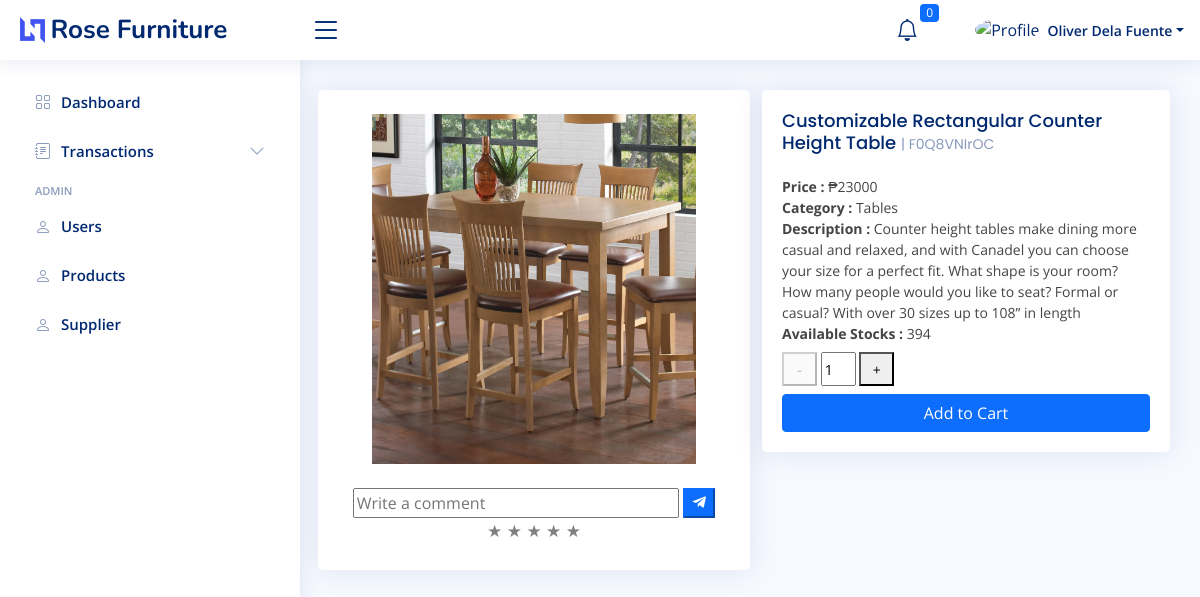
/ecommerce/product?id=2&code=F0Q8VNIrOC (signed in), run on the app's committed database.
### tables this page shows
CREATE TABLE `tbl_users` (
  `user_id` int(11) NOT NULL,
  `first_name` varchar(100) DEFAULT NULL,
  `last_name` varchar(100) DEFAULT NULL,
  `address` varchar(250) DEFAULT NULL,
  `contact_no` varchar(50) DEFAULT NULL,
  `username` varchar(100) DEFAULT NULL,
  `password` varchar(100) DEFAULT NULL,
  `email` varchar(100) DEFAULT NULL,
  `group_code` int(11) DEFAULT NULL,
  `logistic_id` int(11) DEFAULT 0,
  `status` int(11) DEFAULT 1
);

CREATE TABLE `tbl_products` (
  `product_id` int(11) NOT NULL,
  `product_code` varchar(100) DEFAULT NULL,
  `product_name` varchar(100) DEFAULT NULL,
  `product_price` varchar(100) DEFAULT NULL,
  `product_quantity` varchar(100) DEFAULT NULL,
  `product_category` varchar(100) DEFAULT NULL,
  `product_description` varchar(1000) DEFAULT NULL,
  `product_image` varchar(100) DEFAULT NULL,
  `supplier_id` int(11) DEFAULT NULL,
  `product_status` varchar(100) DEFAULT '1'
);

### ecommerce/product.php (the view, shortened to what this page needs)
<?php include '../includes/header_ecommerce.php'; ?>
<?php
@require_once '../database/connection.php';
$product_code = $_GET['code'];
$id = $_GET['id'];
$query = $conn->query("SELECT * FROM `tbl_products` WHERE `product_code` = '$product_code' AND  product_id = '$id' ");
$row = $query->fetch_assoc();
?>
    <section class="section dashboard">
      <div class="row">
        <div class="col-lg-6">
          <div class="row">
              <div class="card info-card customers-card">
                <div class="p-4 text-center">
                <img src="../ecommerce/uploads/<?= $row['product_image'] ?>" width="90%" height="350px" alt="">
                </div>
  <div class="text-center">
    <input type="text" class="" id="comment_text" placeholder="Write a comment" style="width: 80%;">
    <button type="button" class="btn-primary submit" id="submit"><i class='bx bxl-telegram'></i></button>
            <div class="rating">
          <span class="star" data-rating="1">&#9733;</span>
          <span class="star" data-rating="2">&#9733;</span>
          <span class="star" data-rating="3">&#9733;</span>
          <span class="star" data-rating="4">&#9733;</span>
          <span class="star" data-rating="5">&#9733;</span>
        </div>
  </div>
  <div>
  </div>
              </div>
          </div>
        </div>
        <div class="col-lg-6">
          <div class="card">
            <div class="card-body">
              <h5 class="card-title"><?= $row['product_name'] ?> <span>| <?= $row['product_code'] ?></span></h5>
              <div class="activity">
                <div class="activity-item d-flex">
                  <div style="margin-right: 5px;"><b>Price : </b>₱<?= $row['product_price'] ?></div>
                </div>
                <div class="activity-item d-flex">
                  <div style="margin-right: 5px;"><b>Category : </b><?= $row['product_category'] ?></div>
                </div>
                <div class="activity-item d-flex">
                  <div class="" style="margin-right: 5px;"><b>Description : </b><?= $row['product_description'] ?></div>
                </div>
                <div class="activity-item d-flex">
                  <div style="margin-right: 5px;"><b>Available Stocks : </b><?= $row['product_quantity'] ?>
                <input type="hidden" id="limitQty" value="<?= $row['product_quantity'] ?>"></div>
                </div>
                <div class="mt-2">
                  <button id="countMinus" style="width: 35px; height: 34px;">-</button>
                  <input type="text" id="count" value="1" readonly style="width: 35px; height: 34px;">
                  <button id="countPlus" style="width: 35px; height: 34px;">+</button>
                  <button class="btn btn-primary w-100 mt-2 addItem">Add to Cart</button>
                </div>
              </div>
            </div>
          </div>
        </div>
      </div>
    </section>
  <?php include '../includes/footer_ecommerce.php'; ?>

### includes/header_ecommerce.php (shortened to what this page needs)
<?php
@require_once '../database/connection.php';
$curPageName = substr($_SERVER["SCRIPT_NAME"], strrpos($_SERVER["SCRIPT_NAME"], "/") + 1);
$getID     = $_SESSION['user_id'];
$queryUser = $conn->query("SELECT * FROM `tbl_users` WHERE `user_id` = '" . $getID . "' ");
$user      = $queryUser->fetch_assoc();
@$date = new DateTime('now', new DateTimeZone('Asia/Manila'));
@$new_date = @$date->format('Y-m-d H:i:s');
@$sqlDate = mysqli_query($conn, "SELECT date_completed FROM tbl_order_detail_items WHERE refund_status = 1 ");
@$fetchDate = mysqli_fetch_assoc($sqlDate);
if(@$new_date > @$fetchDate['date_completed']){
  @$updateRefund = "UPDATE tbl_order_detail_items SET refund_status = 0 WHERE refund_status = 1 ";
  mysqli_query($conn, $updateRefund);
}
?>
<!DOCTYPE html>
<html lang="en">
<head>
  <link href="https://cdn.jsdelivr.net/npm/select2@4.1.0-rc.0/dist/css/select2.min.css" rel="stylesheet" />
  <link rel="stylesheet" href="https://cdnjs.cloudflare.com/ajax/libs/font-awesome/6.4.2/css/all.min.css" />
  <link href="assets/vendor/bootstrap-icons/bootstrap-icons.css" rel="stylesheet">
  <link href="assets/vendor/boxicons/css/boxicons.min.css" rel="stylesheet">
  <link href="assets/vendor/quill/quill.snow.css" rel="stylesheet">
  <link href="assets/vendor/quill/quill.bubble.css" rel="stylesheet">
  <link href="assets/vendor/remixicon/remixicon.css" rel="stylesheet">
  <link href="assets/css/bootstrap.min.css" rel="stylesheet">
  <link rel="stylesheet" href="assets/css/bsDatatable.css">
  <link href="https://cdn.jsdelivr.net/npm/sweetalert2@11.7.32/dist/sweetalert2.min.css" rel="stylesheet">
  <link href="assets/css/style.css" rel="stylesheet">
</head>
<body>
  <header id="header" class="header fixed-top d-flex align-items-center">
    <div class="d-flex align-items-center justify-content-between">
      <a href="home" class="logo d-flex align-items-center">
        <img src="assets/img/logo.png" alt="">
        <span class="d-none d-lg-block">Rose Furniture</span>
      </a>
      <i class="bi bi-list toggle-sidebar-btn"></i>
    </div>
    <nav class="header-nav ms-auto">
      <ul class="d-flex align-items-center">
        <li class="nav-item dropdown">
          <a class="nav-link nav-icon" href="#" data-bs-toggle="dropdown">
            <i class="bi bi-bell"></i>
            <span class="badge bg-primary badge-number">
              <?php
              $sqlCountAdmin = mysqli_query($conn, "SELECT COUNT(notification_id) as 'id' FROM tbl_notifications WHERE receiver_id = '" . $_SESSION['user_id'] . "' AND status = 1 ");
              $rowCoundAdmin = mysqli_fetch_assoc($sqlCountAdmin);
              echo $rowCoundAdmin['id'];
              ?>
            </span>
          </a>
        </li>
        <li class="nav-item dropdown pe-3">
          <a class="nav-link nav-profile d-flex align-items-center pe-0" href="#" data-bs-toggle="dropdown">
            <img src="https://th.bing.com/th/id/OIP.LG6UqvINZmEBMrUzrhADJAHaHa?pid=ImgDet&rs=1" alt="Profile" class="rounded-circle">
            <span class="d-none d-md-block dropdown-toggle ps-2"><?php echo $user['first_name'] ?> <?php echo $user['last_name'] ?></span>
          </a>
        </li>
      </ul>
    </nav>
  </header>
  <aside id="sidebar" class="sidebar">
    <ul class="sidebar-nav" id="sidebar-nav">
      <?php
      if ($_SESSION['group_code'] == 1 || $_SESSION['group_code'] == 5  || $_SESSION['group_code'] == 4) {
      ?>
        <li class="nav-item">
          <a class="nav-link <?php if ($curPageName != "dashboard.php") {
                                echo 'collapsed';
                              } ?>" href="dashboard">
            <i class="bi bi-grid"></i>
            <span>Dashboard</span>
          </a>
        </li>
      <?php
      }else if($_SESSION['group_code'] == 3){
      }
      ?>
      <?php
      if ($_SESSION['group_code'] == 2) {
      ?>
        <li class="nav-item">
          <a class="nav-link <?php if ($curPageName != "my_cart.php") {
                                echo 'collapsed';
                              } ?>" href="../ecommerce/my_cart">
            <i class="bx bx-cart-alt"></i><span>My Cart</span>
            <?php
            $cartSelect = $conn->query("SELECT COUNT(cart_id) AS 'count' FROM tbl_cart_items WHERE user_id = '$getID' AND status = 1 ");
            $cartItem = $cartSelect->fetch_assoc();
            ?>
            <div class="text-end" style="margin-left: 5px;">
              <span class="badge bg-success badge-number"><?= $cartItem['count'] ?></span>
            </div>
          </a>
        </li>
        <li class="nav-item">
          <a class="nav-link <?php if ($curPageName != "my_purchase.php") {
                                echo 'collapsed';
                              } ?>" href="../ecommerce/my_purchase?history=to_pay">
            <i class="bi bi-menu-button-wide"></i><span>My Purchase</span>
            <!-- <?php
                  $cartSelect = $conn->query("SELECT COUNT(order_id) AS 'count' FROM tbl_order_detail_items WHERE user_id = '$getID' AND status = 1 ");
                  $cartItem = $cartSelect->fetch_assoc();
                  ?>
             <div class="text-end" style="margin-left: 5px;">
            <span class="badge bg-success badge-number"><?= $cartItem['count'] ?></span>
            </div> -->
          </a>
        </li>
<!--
        <li class="nav-item">
          <a class="nav-link <?php if ($curPageName != "cancelled_transactions.php") {
                                echo 'collapsed';
                              } ?>" href="cancelled_transactions">
            <i class="bi bi-menu-button-wide"></i><span>Completed Transactions</span>
          </a>
        </li>
        <li class="nav-item">
          <a class="nav-link <?php if ($curPageName != "cancelled_transactions.php") {
                                echo 'collapsed';
                              } ?>" href="cancelled_transactions">
            <i class="bi bi-menu-button-wide"></i><span>Cancelled Transactions</span>
          </a>
        </li> -->
      <?php
      } else if ($_SESSION['group_code'] == 1 || $_SESSION['group_code'] == 5) {
      ?>
        <li class="nav-item">
          <a class="nav-link collapsed" data-bs-target="#forms-nav" data-bs-toggle="collapse" href="#">
            <i class="bi bi-journal-text"></i><span>Transactions</span><i class="bi bi-chevron-down ms-auto"></i>
          </a>
        </li>
      <?php
      } else if ($_SESSION['group_code'] == 3) {
      ?>
        <li class="nav-item">
          <a class="nav-link collapsed" data-bs-target="#forms-nav" data-bs-toggle="collapse" href="#">
            <i class="bi bi-journal-text"></i><span>Transactions</span><i class="bi bi-chevron-down ms-auto"></i>
          </a>
          <ul id="forms-nav" class="nav-content collapsed collapse
        <?php
        if ($curPageName == "for_pickup.php" || $curPageName == "receiving.php" || $curPageName == "delivery.php" || $curPageName == "for_refund.php") {
          echo 'show';
        }
        ?>" data-bs-parent="#sidebar-nav">
            <li>
              <a href="receiving">
                <i class="bi bi-circle" style="<?php if ($curPageName == "receiving.php") {
                                                  echo 'background: darkblue;';
                                                } ?>"></i><span>My Receiving</span>
              </a>
            </li>
            <li>
              <a href="delivery">
                <i class="bi bi-circle" style="<?php if ($curPageName == "delivery.php") {
                                                  echo 'background: darkblue;';
                                                } ?>"></i><span>To Deliver</span>
              </a>
            </li>
            <li>
              <a href="for_refund">
                <i class="bi bi-circle" style="<?php if ($curPageName == "for_refund.php") {
                                                  echo 'background: darkblue;';
                                                } ?>"></i><span>For Refund</span>
              </a>
            </li>
            <li>
              <a href="for_pickup">
                <i class="bi bi-circle" style="<?php if ($curPageName == "for_pickup.php") {
                                                  echo 'background: darkblue;';
                                                } ?>"></i><span>For Pick Up of Customer</span>
              </a>
            </li>
          </ul>
        </li>
      <?php
      }
      ?>
      <?php
      if ($_SESSION['group_code'] == 5 || $_SESSION['group_code'] == 1 || $_SESSION['group_code'] == 4) {
      ?>
      <?php
        if($_SESSION['group_code'] == 1){
          ?>
                  <li class="nav-heading">Admin</li>
        <li class="nav-item">
          <a class="nav-link <?php if ($curPageName != "users.php") {
                                echo 'collapsed';
                              } ?>" href="users">
            <i class="bi bi-person"></i>
            <span>Users</span>
          </a>
        </li>
          <?php
        }else if($_SESSION['group_code'] == 2){
          ?>
                  <li class="nav-heading">Manager</li>
          <?php
        }
        else {
          ?>
                  <li class="nav-heading">Inventory</li>
          <?php
        }
      ?>
        <li class="nav-item">
          <a class="nav-link <?php if ($curPageName != "products.php") {
                                echo 'collapsed';
                              } ?>" href="products">
            <i class="bi bi-person"></i>
            <span>Products</span>
          </a>
        </li>
        <li class="nav-item">
          <a class="nav-link <?php if ($curPageName != "supplier.php") {
                                echo 'collapsed';
                              } ?>" href="supplier">
            <i class="bi bi-person"></i>
            <span>Supplier</span>
          </a>
        </li>
      <?php
      }
      ?>
    </ul>
  </aside>
  <main id="main" class="main">

### data on the page
tbl_users: first_name "Oliver", last_name "Dela Fuente"
tbl_products: product_image (picture), product_name "Customizable Rectangular Counter Height Table", product_code "F0Q8VNIrOC", product_price "23000", product_category "Tables", product_description "Counter height tables make dining more casual and relaxed, and with Canadel you can choose your size for a perfect fit. What shape is your room? How many people would you like to seat? Formal or casual? With over 30 sizes up to 108” in length", product_quantity "394"

### other printed values
$rowCoundAdmin['id'] "0"
